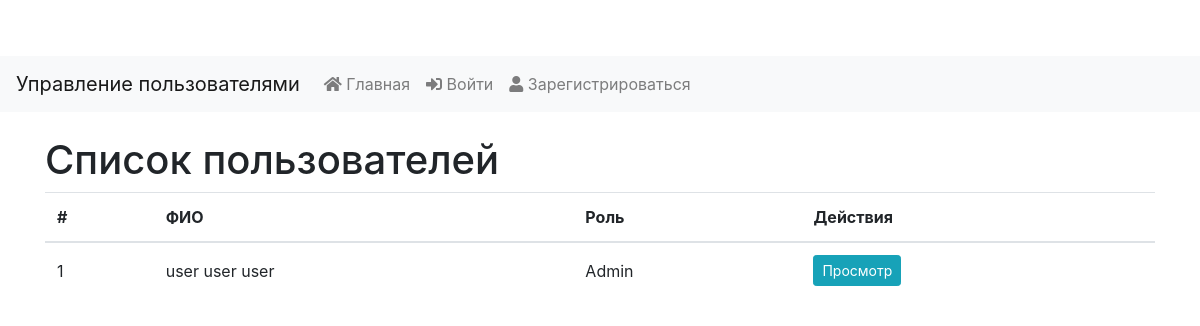
The app's page /, older data.
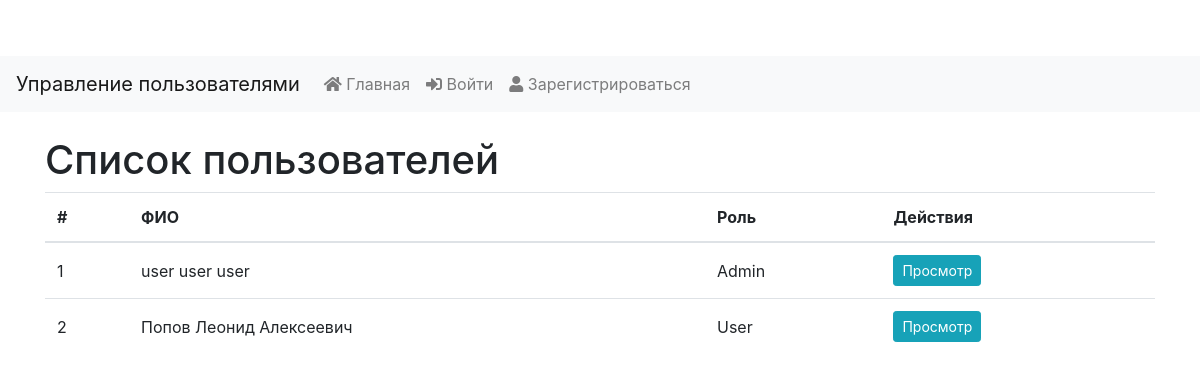
The same page, newer data.
### models.py (models this page shows, shortened)
class User(UserMixin, db.Model):
    id = db.Column(db.Integer, primary_key=True)
    username = db.Column(db.String(64), unique=True, nullable=False)
    password = db.Column(db.String(128), nullable=False)
    first_name = db.Column(db.String(64))
    last_name = db.Column(db.String(64))
    middle_name = db.Column(db.String(64))
    role_id = db.Column(db.Integer, db.ForeignKey('role.id'), nullable=False)
    role = db.relationship('Role', backref=db.backref('users', lazy=True))

class Role(db.Model):
    id = db.Column(db.Integer, primary_key=True)
    name = db.Column(db.String(64), unique=True, nullable=False)
    description = db.Column(db.String(255))

### app.py (the view)
@app.route('/')
def index():
    users = User.query.all()
    roles = {role.id: role.name for role in Role.query.all()} # Cache roles
    return render_template('index.html', users=users, roles=roles, current_user=current_user)

### app.py (called while the page is built)
@app.before_request
def log_visit():
    if not db.inspect(db.engine).has_table('visit_log'):
        return
    path = request.path
    user_id = current_user.is_authenticated and current_user.id or None
    visit_log = VisitLog(path=path, user_id=user_id)
    db.session.add(visit_log)
    db.session.commit()

### templates/index.html (shortened to what this page needs)
{% extends 'base.html' %}
{% block content %}
    <h1>Список пользователей</h1>
    <table class="table">
        <thead>
            <tr>
                <th>#</th>
                <th>ФИО</th>
                <th>Роль</th>
                <th>Действия</th>
            </tr>
        </thead>
        <tbody>
            {% for user in users %}
                <tr>
                    <td>{{ loop.index }}</td>
                    <td>{{ user.last_name or '' }} {{ user.first_name or '' }} {{ user.middle_name or '' }}</td>
                    <td>{{ roles.get(user.role_id, 'Не указана') }}</td>
                    <td>
                        <a href="{{ url_for('user_details', user_id=user.id) }}" class="btn btn-info btn-sm">Просмотр</a>
                    </td>
                </tr>
            {% endfor %}
        </tbody>
    </table>
{% endblock %}

Row changes from the older to the newer data that the page shows:
added User: last_name "Попов", first_name "Леонид", middle_name "Алексеевич"
now on this page (row unchanged): Role: get "User"
